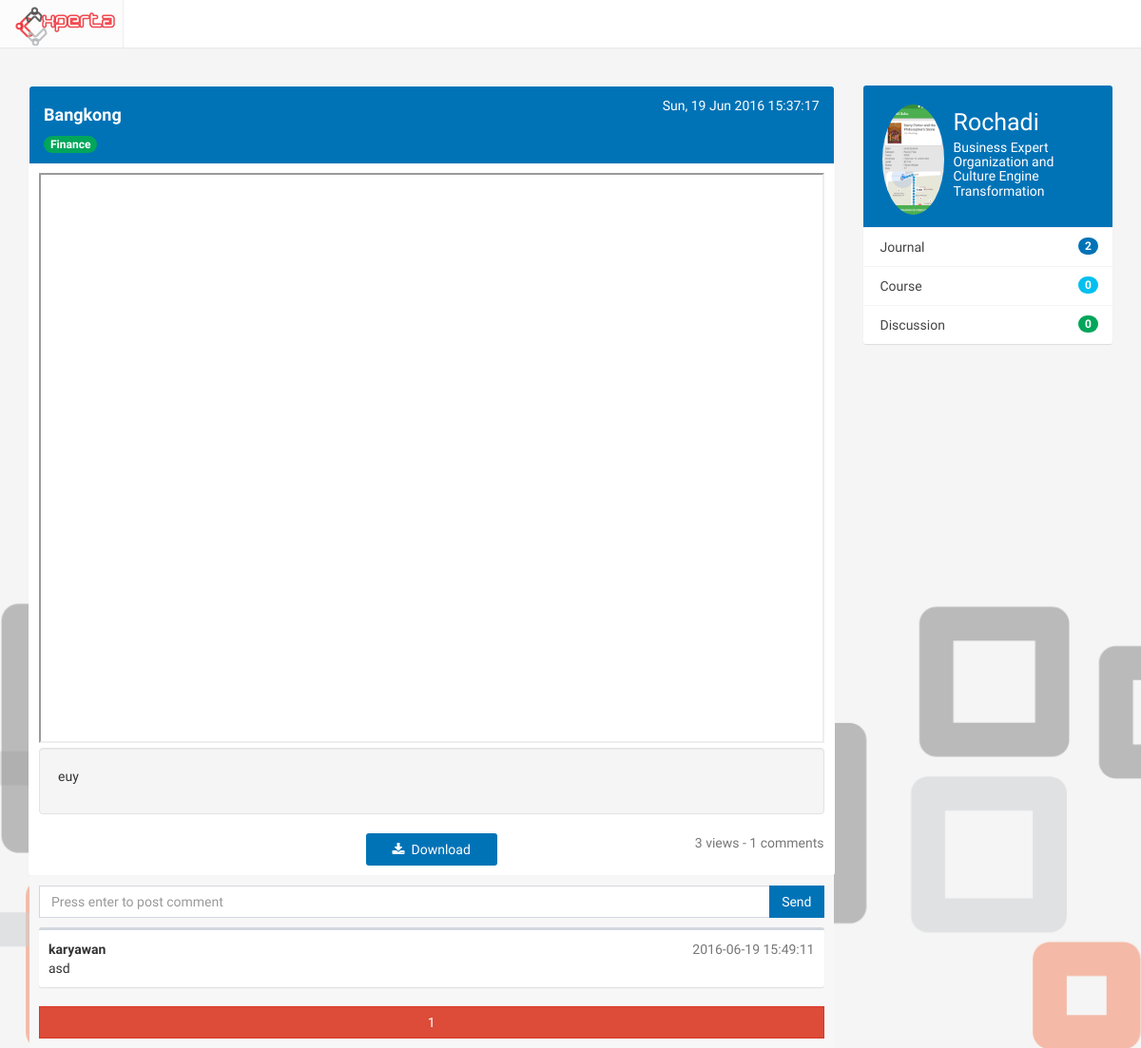
Screenshot of /journal/view/2 with the database file from the repository.
### tables this page shows
CREATE TABLE `journal` (
  `id_journal` int(11) NOT NULL,
  `id_user` int(11) NOT NULL,
  `id_directorate` int(11) NOT NULL,
  `title` varchar(100) NOT NULL,
  `description` text NOT NULL,
  `file` varchar(500) NOT NULL,
  `views` int(11) NOT NULL DEFAULT '0',
  `created_at` timestamp NOT NULL DEFAULT CURRENT_TIMESTAMP,
  `status` int(11) NOT NULL DEFAULT '0',
  `keterangan` text NOT NULL
);

CREATE TABLE `directorate` (
  `id_directorate` int(11) NOT NULL,
  `id_scope` int(11) NOT NULL,
  `directorate_name` varchar(100) NOT NULL
);

CREATE TABLE `journal_comment` (
  `id_comment` int(11) NOT NULL,
  `id_journal` int(11) NOT NULL,
  `id_user` int(11) NOT NULL,
  `content` text NOT NULL,
  `created_at` timestamp NULL DEFAULT CURRENT_TIMESTAMP
);

CREATE TABLE `user` (
  `id_user` int(11) NOT NULL,
  `username` varchar(100) NOT NULL,
  `email` varchar(100) NOT NULL,
  `password` varchar(100) NOT NULL,
  `id_level` int(11) NOT NULL,
  `registered_at` timestamp NOT NULL DEFAULT CURRENT_TIMESTAMP ON UPDATE CURRENT_TIMESTAMP,
  `stat` int(11) NOT NULL DEFAULT '1'
);

CREATE TABLE `profile` (
  `id_profile` int(11) NOT NULL,
  `NIK` varchar(50) DEFAULT NULL,
  `id_user` int(11) NOT NULL,
  `fullname` varchar(255) NOT NULL,
  `birthdate` date DEFAULT NULL,
  `gender` enum('M','F') DEFAULT NULL,
  `id_expert` int(11) DEFAULT '98',
  `pic` varchar(500) DEFAULT 'default.png',
  `updated_at` timestamp NOT NULL DEFAULT CURRENT_TIMESTAMP ON UPDATE CURRENT_TIMESTAMP,
  `login` int(11) NOT NULL DEFAULT '0'
);

CREATE TABLE `expert` (
  `id_expert` int(11) NOT NULL,
  `id_directorate` int(11) NOT NULL,
  `expert_name` varchar(100) NOT NULL
);

### application/controllers/Journal.php (called while the page is built, shortened)
<?php
class Journal extends CI_Controller
{
	function __construct(){
			$this->load->model("Journal_model");
		}
	public function view($id_journal, $comment_page=1){
		$comment_page--;
		$data['journal'] = $this->Journal_model->viewjournal($id_journal);
		$data['title'] = $data['journal'][0]->title." | Journal";
		$data['comment'] = $this->Journal_model->getcomment($id_journal, $comment_page);
		$data['itung'] = array(
						'journal' => $this->General_model->getjournalcount($data['journal'][0]->id_user),
						'course' => $this->General_model->getcoursecount($data['journal'][0]->id_user),
						'discussion' => $this->General_model->getdiscussioncount($data['journal'][0]->id_user)
						);
		$this->load->view('journal/journal_view',$data);
	}
}

### index.php (called while the page is built, shortened)
<?php
require_once BASEPATH.'core/CodeIgniter.php';

### application/models/Journal_model.php (called while the page is built, shortened)
<?php
class Journal_model extends CI_Model
{
	function viewjournal($id){
		$this->db->query("UPDATE journal SET views = views + 1 WHERE id_journal = '$id' ");
		return $this->db->query("SELECT title, pic, fullname, description, id_journal, user.id_user, expert_name, directorate_name, created_at, file, views
			FROM journal, directorate, user, profile, expert
			WHERE journal.id_directorate = directorate.id_directorate
				AND journal.id_journal = '$id'
				AND user.id_user = journal.id_user
				AND profile.id_expert = expert.id_expert
		")->result();
	}
	function getcomment($id,$page){
		return $this->db->query("SELECT * FROM journal_comment
			JOIN user ON journal_comment.id_user = user.id_user
			LEFT JOIN profile ON user.id_user = profile.id_user
			LEFT JOIN level ON user.id_level = level.id_level
			WHERE journal_comment.id_journal = '$id'
			ORDER BY id_comment DESC
			LIMIT $page,15
			")->result();
	}
}

### application/views/journal/journal_view.php (the view)
<?php include 'application/views/header.php' ?>
	<div class="container">
		<div class="row">
			<div class="col-md-9 isi ">
              <div class="panel">
                <div class="panel-heading bg-blue">
                	<span class="pull-right"><?php echo date('D, d M Y H:i:s',strtotime($journal[0]->created_at)) ?></span>
                	<h4><strong><?php echo $journal[0]->title ?></strong></h4>
					<span class="badge bg-green"><?php echo $journal[0]->directorate_name ?></span>
                </div>
                <div class="box-body">
                  <div class="clearfix">
                    <iframe width="100%" height="600px" border="0" src="<?php echo base_url('pdfjs/web/viewer.html?file='.base_url('uploads/'.$journal[0]->file)) ?>"></iframe>
                  </div>
                  <div class="well">
                    <p><?php echo $journal[0]->description ?></p>
                  </div>
                  <a class="btn bg-blue col-md-2 col-md-offset-5" href="<?php echo base_url('uploads/'.$journal[0]->file) ?>"><i class="fa fa-download"></i>&nbsp; Download</a>
                  <span class="pull-right text-muted"><?php echo $journal[0]->views ?> views - <?php echo count($comment) ?> comments</span>
                </div>
                <div class="box-footer col-md-12 komentar-badan">
                  <form action="<?php echo site_url('journal/post_comment/'.$journal[0]->id_journal) ?>" method="post">
                  	<div class="input-group send-comment">
                      <input type="text" name="content" class="form-control input-md" placeholder="Press enter to post comment" required>
                      <span class="input-group-btn">
                      	<button type="submit" class="btn btn-flat bg-blue">Send</button>
                      </span>
                  	</div>
                  </form>
                  <?php $i = 0; ?>
                  <?php foreach ($comment as $komentar): ?>
                    <?php if ($komentar->level_name == 'be'): ?>
                      <div class="comment-text komentar box box-danger">
                        <span class="username">
                          <span class="text-muted pull-right"><?php echo $komentar->created_at ?></span>
                          <small class="label bg-red">be</small>
                          <strong><a href="<?php echo site_url('profile/'.$komentar->id_user) ?>"> <?php echo $komentar->fullname ?></a></strong><br>
                        </span>
                        <?php echo $komentar->content ?>
                      </div>
                    <?php else: ?>
                      <?php $fullname = explode('@', $komentar->email)[0] ?>
                      <div class="comment-text komentar box">
                        <span class="username">
                          <span class="text-muted pull-right"><?php echo $komentar->created_at ?></span>
                          <strong><?php echo $fullname ?></strong><br>
                        </span>
                          <?php echo $komentar->content ?>
                      </div>
                    <?php endif ?>
                    <?php $i++ ?>
                  <?php endforeach ?>
                  <?php if ($i): ?>
                    <button class="btn btn-danger btn-block btn-flat" id="load-comment"><?php echo $i ?></button>
                  <?php endif ?>
                </div>
              </div>
			</div>
			<div class="col-md-3 isi">
              <div class="box box-widget widget-user-2">
                <div class="widget-user-header bg-blue">
                  <div class="widget-user-image">
                    <img class="img-circle" src="<?php echo site_url('uploads/profile/'.$journal[0]->pic) ?>" alt="User Avatar">
                  </div>
                  <h3 class="widget-user-username">
                  	<a class="clearlink" href="<?php echo site_url('user/'.$journal[0]->id_user) ?>">
                  		<?php echo $journal[0]->fullname ?>
                  	</a>
                  </h3>
                  <h5 class="widget-user-desc"><?php echo $journal[0]->expert_name ?></h5>
                </div>
                <div class="box-footer no-padding">
                  <ul class="nav nav-stacked">
                    <li><a>Journal <span class="pull-right badge bg-blue"><?php echo $itung['journal'] ?></span></a></li>
                    <li><a>Course <span class="pull-right badge bg-aqua"><?php echo $itung['course'] ?></span></a></li>
                    <li><a>Discussion <span class="pull-right badge bg-green"><?php echo $itung['discussion'] ?></span></a></li>
                  </ul>
                </div>
              </div>
            </div>
		</div>
	</div>

### assets/css/main.css (style rules this page uses)
body { background-color: #ecf0f5; margin-top: 50px; }
.full { background: url('../img/backimg.png') no-repeat center center fixed; -webkit-background-size: cover; -moz-background-size: cover; background-size: cover; -o-background-size: cover; }
.isi { margin-top: 40px; }
.komentar { padding: 10px !important; }
.komentar-badan { background-color: #f7f7f7 !important; }
.clearlink { color: #fff; }
.send-comment { margin-bottom: 10px; }

### rows the page displays
journal: created_at "Sun, 19 Jun 2016 15:37:17", title "Bangkong", description "euy", views "3"
directorate: directorate_name "Finance"
journal_comment: created_at "2016-06-19 15:49:11", id_user.email "karyawan", content "asd"
profile: pic (picture), fullname "Rochadi"
expert: expert_name "Business Expert Organization and Culture Engine Transformation"

### other values shown
count($comment) "1"
$i "1"
$itung['journal'] "2"
$itung['course'] "0"
$itung['discussion'] "0"
